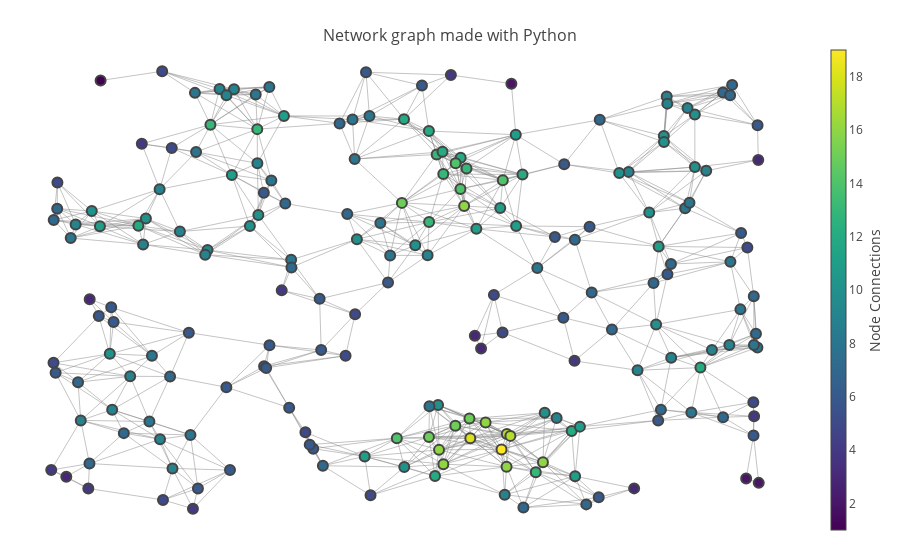

Notebook source saved alongside this figure:
### Code cell
G=nx.random_geometric_graph(200,0.125)
pos=nx.get_node_attributes(G,'pos')

dmin=1
ncenter=0
for n in pos:
    x,y=pos[n]
    d=(x-0.5)**2+(y-0.5)**2
    if d<dmin:
        ncenter=n
        dmin=d

edge_trace = go.Scatter(
    x=[],
    y=[],
    line=dict(width=0.5,color='#888'),
    hoverinfo='none',
    mode='lines')

for edge in G.edges():
    x0, y0 = G.node[edge[0]]['pos']
    x1, y1 = G.node[edge[1]]['pos']
    edge_trace['x'] += tuple([x0, x1, None])
    edge_trace['y'] += tuple([y0, y1, None])

node_trace = go.Scatter(
    x=[],
    y=[],
    text=[],
    mode='markers',
    hoverinfo='text',
    marker=dict(
        showscale=True,
        colorscale='Viridis',
        reversescale=False,
        color=[],
        size=10,
        colorbar=dict(
            thickness=15,
            title='Node Connections',
            xanchor='left',
            titleside='right'
        ),
        line=dict(width=2)))

for node in G.nodes():
    x, y = G.node[node]['pos']
    node_trace['x'] += tuple([x])
    node_trace['y'] += tuple([y])

for node, adjacencies in enumerate(G.adjacency()):
    node_trace['marker']['color']+=tuple([len(adjacencies[1])])
    node_info = '# of connections: '+str(len(adjacencies[1]))
    node_trace['text']+=tuple([node_info])
	
fig = go.Figure(data=[edge_trace, node_trace],
             layout=go.Layout(
                title='<br>Network graph made with Python',
                titlefont=dict(size=16),
                showlegend=False,
                hovermode='closest',
                margin=dict(b=20,l=5,r=5,t=40),
                xaxis=dict(showgrid=False, zeroline=False, showticklabels=False),
                yaxis=dict(showgrid=False, zeroline=False, showticklabels=False)))

iplot(fig)

### Figure 1 — Plotly figure (JSON) as saved in the notebook; plotly's stock layout.template omitted (floating-point values rounded to 4 significant figures; data arrays with more than 128 entries replaced by an {"elided": "..."} marker saying what was removed)
{"data": [{"hoverinfo": "none", "line": {"color": "#888", "width": 0.5}, "mode": "lines", "type": "scatter", "x": {"elided": "2538 float values"}, "y": {"elided": "2538 float values"}}, {"hoverinfo": "text", "marker": {"color": {"elided": "200 int values"}, "colorbar": {"thickness": 15, "title": "Node Connections", "titleside": "right", "xanchor": "left"}, "colorscale": "Viridis", "line": {"width": 2}, "reversescale": false, "showscale": true, "size": 10}, "mode": "markers", "text": {"elided": "200 str values"}, "type": "scatter", "x": {"elided": "200 float values"}, "y": {"elided": "200 float values"}}], "layout": {"hovermode": "closest", "margin": {"b": 20, "l": 5, "r": 5, "t": 40}, "showlegend": false, "title": "<br>Network graph made with Python", "titlefont": {"size": 16}, "xaxis": {"showgrid": false, "showticklabels": false, "zeroline": false}, "yaxis": {"showgrid": false, "showticklabels": false, "zeroline": false}}}
